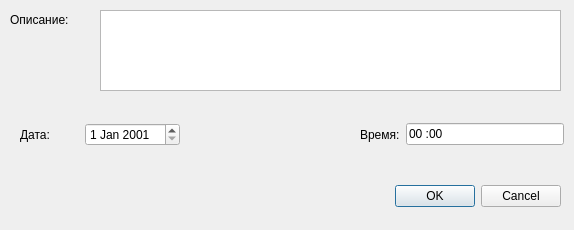
<?xml version="1.0" encoding="UTF-8"?>
<ui version="4.0">
 <class>workRecDialog</class>
 <widget class="QDialog" name="workRecDialog">
  <property name="geometry">
   <rect>
    <x>0</x>
    <y>0</y>
    <width>574</width>
    <height>230</height>
   </rect>
  </property>
  <property name="windowTitle">
   <string>Работа по задаче</string>
  </property>
  <property name="modal">
   <bool>true</bool>
  </property>
  <widget class="QDialogButtonBox" name="buttonBox">
   <property name="geometry">
    <rect>
     <x>220</x>
     <y>180</y>
     <width>341</width>
     <height>32</height>
    </rect>
   </property>
   <property name="orientation">
    <enum>Qt::Horizontal</enum>
   </property>
   <property name="standardButtons">
    <set>QDialogButtonBox::Cancel|QDialogButtonBox::Ok</set>
   </property>
  </widget>
  <widget class="QLabel" name="label">
   <property name="geometry">
    <rect>
     <x>10</x>
     <y>10</y>
     <width>91</width>
     <height>19</height>
    </rect>
   </property>
   <property name="text">
    <string>Описание:</string>
   </property>
  </widget>
  <widget class="QPlainTextEdit" name="m_contentEdit">
   <property name="geometry">
    <rect>
     <x>100</x>
     <y>10</y>
     <width>461</width>
     <height>81</height>
    </rect>
   </property>
   <property name="toolTip">
    <string>Описание выполненной работы</string>
   </property>
  </widget>
  <widget class="QWidget" name="layoutWidget">
   <property name="geometry">
    <rect>
     <x>20</x>
     <y>120</y>
     <width>160</width>
     <height>30</height>
    </rect>
   </property>
   <layout class="QHBoxLayout" name="horizontalLayout">
    <item>
     <widget class="QLabel" name="label_2">
      <property name="text">
       <string>Дата:</string>
      </property>
     </widget>
    </item>
    <item>
     <widget class="QDateEdit" name="m_dateEdit">
      <property name="toolTip">
       <string>Дата выполненной работы</string>
      </property>
      <property name="minimumDate">
       <date>
        <year>2001</year>
        <month>1</month>
        <day>1</day>
       </date>
      </property>
     </widget>
    </item>
   </layout>
  </widget>
  <widget class="QWidget" name="layoutWidget">
   <property name="geometry">
    <rect>
     <x>360</x>
     <y>120</y>
     <width>204</width>
     <height>29</height>
    </rect>
   </property>
   <layout class="QHBoxLayout" name="horizontalLayout_2">
    <item>
     <widget class="QLabel" name="label_3">
      <property name="text">
       <string>Время:</string>
      </property>
     </widget>
    </item>
    <item>
     <widget class="QLineEdit" name="m_timeEdit">
      <property name="toolTip">
       <string>Время, затраченное на выполнение работы</string>
      </property>
      <property name="inputMask">
       <string>000:00</string>
      </property>
      <property name="text">
       <string>00:00</string>
      </property>
     </widget>
    </item>
   </layout>
  </widget>
 </widget>
 <resources/>
 <connections>
  <connection>
   <sender>buttonBox</sender>
   <signal>accepted()</signal>
   <receiver>workRecDialog</receiver>
   <slot>accept()</slot>
   <hints>
    <hint type="sourcelabel">
     <x>248</x>
     <y>254</y>
    </hint>
    <hint type="destinationlabel">
     <x>157</x>
     <y>274</y>
    </hint>
   </hints>
  </connection>
  <connection>
   <sender>buttonBox</sender>
   <signal>rejected()</signal>
   <receiver>workRecDialog</receiver>
   <slot>reject()</slot>
   <hints>
    <hint type="sourcelabel">
     <x>316</x>
     <y>260</y>
    </hint>
    <hint type="destinationlabel">
     <x>286</x>
     <y>274</y>
    </hint>
   </hints>
  </connection>
 </connections>
</ui>
